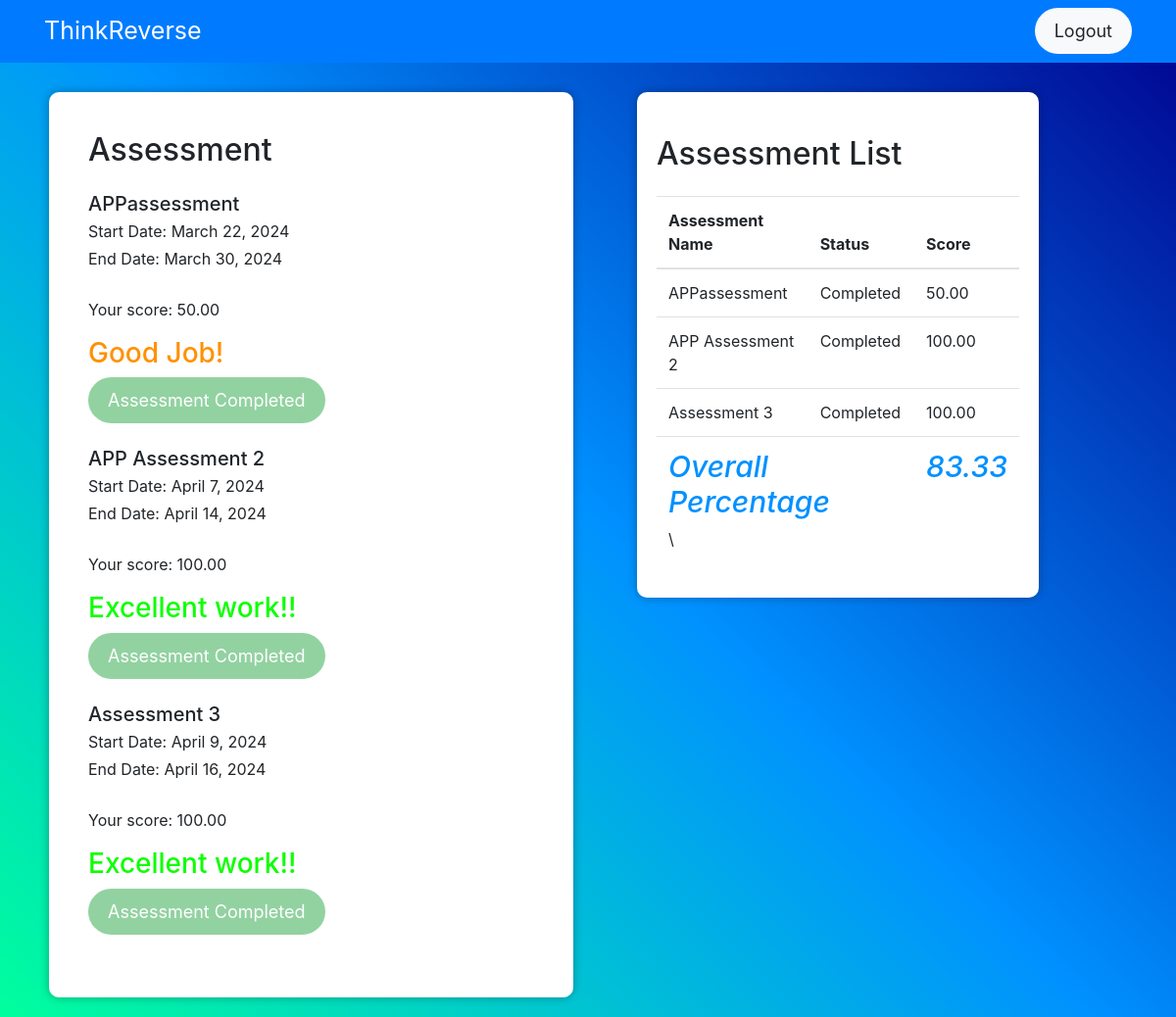
Screenshot of /course/8/assessment/ (signed in) with the database file from the repository.
### usertest/models.py (models this page shows, shortened)
class Assessment(models.Model):
    course = models.ForeignKey(Course, related_name='assessments', on_delete=models.CASCADE, null=True)
    name = models.CharField(max_length=100)
    start_date = models.DateField()
    end_date = models.DateField()

class AssessmentCompleted(models.Model):
    user = models.ForeignKey(User, on_delete=models.CASCADE)
    assessment = models.ForeignKey(Assessment, on_delete=models.CASCADE)
    course = models.ForeignKey(Course, on_delete=models.CASCADE)
    time_submitted = models.TimeField(default=timezone.now)
    date_submitted = models.DateField(default=timezone.now)
    percentage_secured = models.DecimalField(max_digits=5, decimal_places=2)
    mark = models.PositiveIntegerField()
    completed = models.BooleanField(default=False)

### usertest/views.py (the view)
# urls.py: path('course/<int:course_id>/assessment/', assessment, name='assessment'),
@login_required
def assessment(request, course_id):
    course = get_object_or_404(Course, pk=course_id)
    assessments = Assessment.objects.filter(course=course)
    current_user = request.user
    assessment_data = []
    completed_assessments = AssessmentCompleted.objects.filter(user=current_user)
    total_score = 0
    completed_count = 0
    for assessment in assessments:
        completed_assessment = completed_assessments.filter(assessment=assessment).first()
        if completed_assessment:
            completed_count += 1
            total_score += completed_assessment.percentage_secured
            assessment_data.append({'assessment': assessment, 'completed': True, 'completed_assessment': completed_assessment})
        else:
            assessment_data.append({'assessment': assessment, 'completed': False})
    overall_percentage = total_score / completed_count if completed_count > 0 else 0
    return render(request, 'registration/assessment.html', {'course': course, 'assessment_data': assessment_data, 'overall_percentage': overall_percentage})

### templates/registration/assessment.html (shortened to what this page needs)
<!DOCTYPE html>
<html lang="en">
<head>
    <link rel="stylesheet" href="https://maxcdn.bootstrapcdn.com/bootstrap/4.5.2/css/bootstrap.min.css">
</head>
<body>
    <div class="background-container">
    <nav class="navbar navbar-expand-lg bg-primary">
        <div class="container">
            <a class="navbar-brand" href="#">ThinkReverse</a>
            <div class="collapse navbar-collapse justify-content-end" id="navbarNav">
                <ul class="navbar-nav">
                    <li class="nav-item">
                        <a class="btn btn-light" href="{% url 'logout' %}">Logout</a>
                    </li>
                </ul>
            </div>
        </div>
    </nav>
    <div class="row">
        <div class="col-md-6">
            <div class="card">
                <div class="card-body">
                    <h2 class="mb-4">Assessment</h2>
                    {% for data in assessment_data %}
                    <h5 class="mb-1">{{ data.assessment.name }}</h5>
                    <p class="mb-1">Start Date: {{ data.assessment.start_date }}</p>
                    <p class="mb-1">End Date: {{ data.assessment.end_date }}</p><br>
                    {% if data.completed %}
                    <div>
                        <p>Your score: {{ data.completed_assessment.percentage_secured }}</p>
                        {% if data.completed_assessment.percentage_secured < 45 %}
                                <h3 style="color: red;">Fail, work hard</h3>
                            {% elif data.completed_assessment.percentage_secured >= 45 and data.completed_assessment.percentage_secured <= 75 %}
                                <h3 style="color: rgb(255, 145, 0);">Good Job!</h3>
                            {% else %}
                                <h3 style="color: rgb(13, 255, 0);">Excellent work!!</h3>
                            {% endif %}
                        <button class="btn btn-success disabled">Assessment Completed</button>
                    </div>
                    {% else %}
                    <a href="{% url 'question' course_id=course.id assessment_id=data.assessment.id %}" class="btn btn-primary">Start Assessment</a><br>
                    {% endif %}
                    <br>
                    {% endfor %}
                </div>
            </div>
        </div>
        <div class="container_list col-md-4">
            <h2 class="my-4">Assessment List</h2>
            <table class="table">
                <thead>
                    <tr>
                        <th>Assessment Name</th>
                        <th>Status</th>
                        <th>Score</th>
                    </tr>
                </thead>
                <tbody>
                    {% for data in assessment_data %}
                    <tr>
                        <td>{{ data.assessment.name }}</td>
                        <td>{% if data.completed %}Completed{% else %}Not Completed{% endif %}</td>
                        <td>{{ data.completed_assessment.percentage_secured }}</td>
                    </tr>
                    {% endfor %}
                    <tr>
                        <td colspan="2"><h1 class="Overallscore">Overall Percentage</h1>\</td>
                        <td><h1 class="Overallscore">{{ overall_percentage|floatformat:"2" }}</h1></td>
                    </tr>
                </tbody>
            </table>
        </div>
</div>
</body>
</html>

### templates/registration/assessment.html (style rules this page uses)
html, body { height: 100%; margin: 0; padding: 0; }
.background-container { display: flex; flex-direction: column; min-height: 100%; background: linear-gradient(45deg, #00ff9d, #0091ff, #01018e); }
h1 { color: white; }
.navbar-brand { color: #fff; font-size: 25px; }
.card { border: none; background-color: rgba(255, 255, 255); border-radius: 10px; box-shadow: 0px 0px 10px rgba(0, 0, 0, 0.3); margin-bottom: 20px; padding: 20px; margin-top: 30px; margin-left: 50px; }
.card-body { overflow: hidden; }
.btn { border-radius: 25px; font-size: 18px; padding: 10px 20px; border: none; transition: background-color 0.3s; }
.btn.disabled, .btn:disabled { opacity: 0.5; pointer-events: none; }
.btn-success { background-color: #28a745; color: #fff; }
.container_list { border: none; background-color: rgba(255, 255, 255); border-radius: 10px; box-shadow: 0px 0px 10px rgba(0, 0, 0, 0.3); margin-bottom: 20px; padding: 20px; margin-top: 30px; margin-left: 50px; height: fit-content; }
.Overallscore { color: #0091ff; font-size: 30px; font-style: oblique; }

### rows the page displays
Assessment: assessment.name "APPassessment", assessment.start_date "March 22, 2024", assessment.end_date "March 30, 2024", completed_assessment.percentage_secured "50.00", shows "Good Job!"
Assessment: assessment.name "APP Assessment 2", assessment.start_date "April 7, 2024", assessment.end_date "April 14, 2024", completed_assessment.percentage_secured "100.00", shows "Excellent work!!"
Assessment: assessment.name "Assessment 3", assessment.start_date "April 9, 2024", assessment.end_date "April 16, 2024", completed_assessment.percentage_secured "100.00", shows "Excellent work!!"

### other values shown
{{ overall_percentage|floatformat:"2" }} "83.33"
